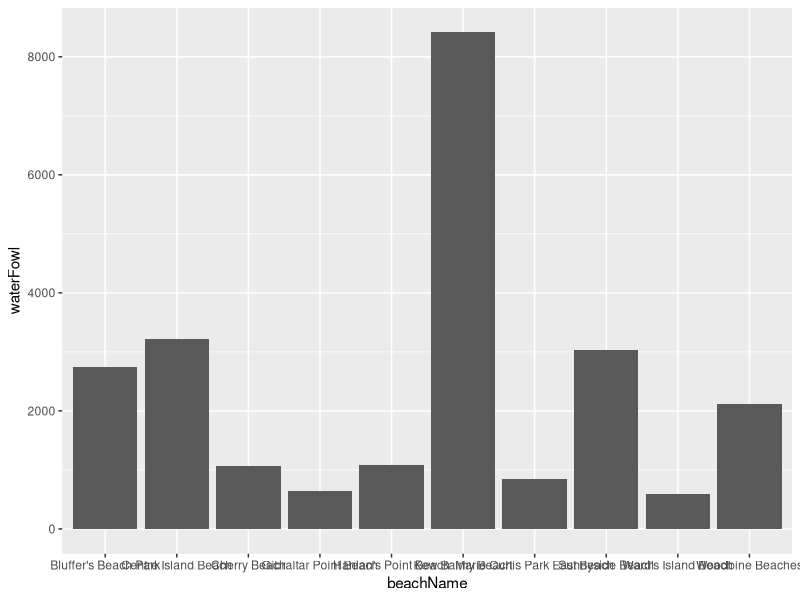
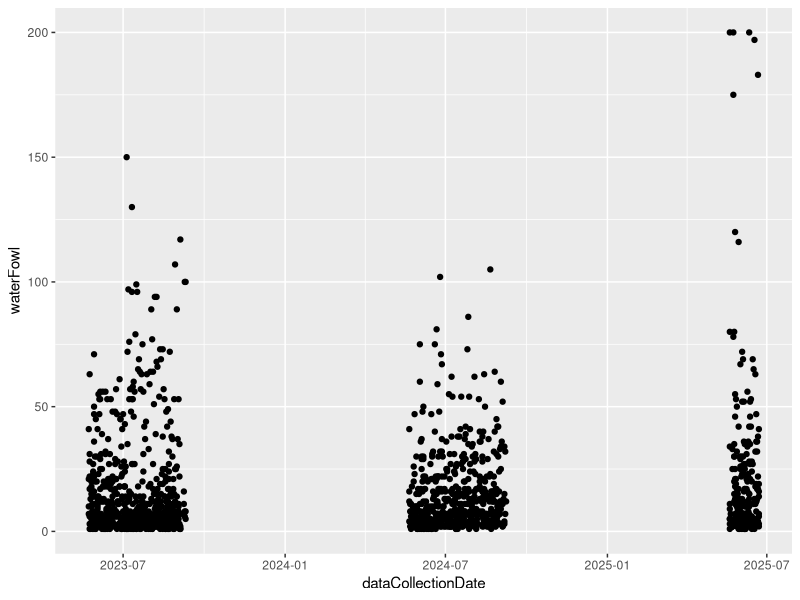
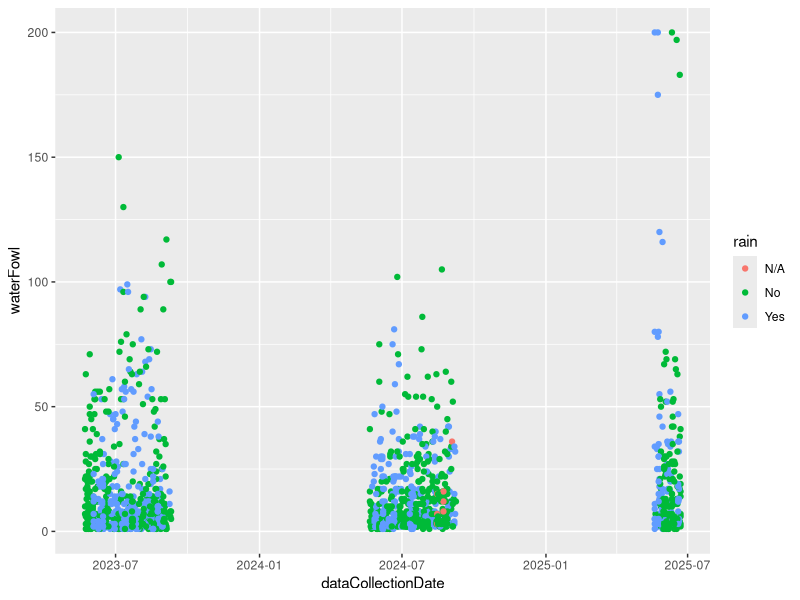
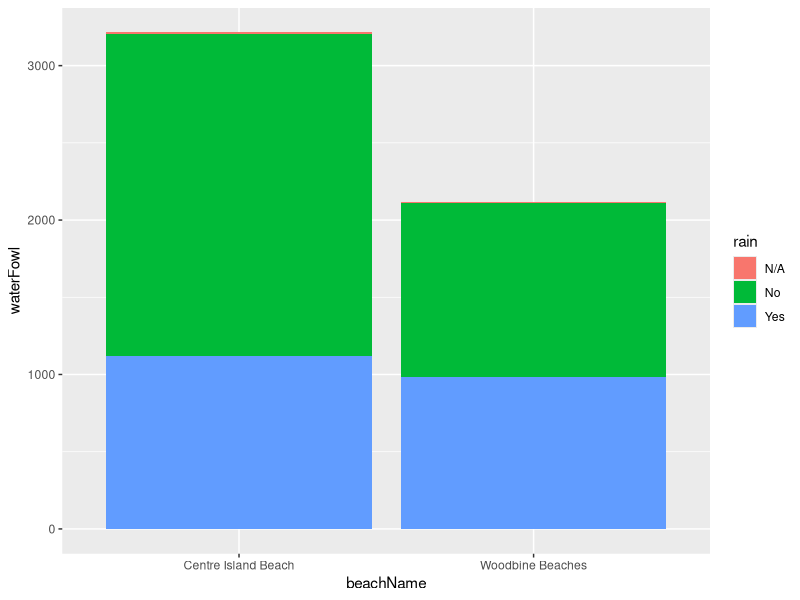
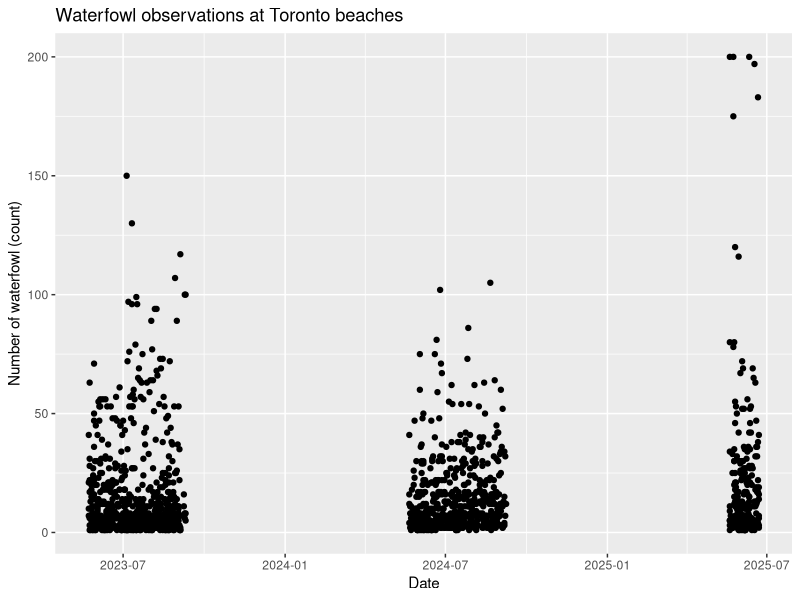
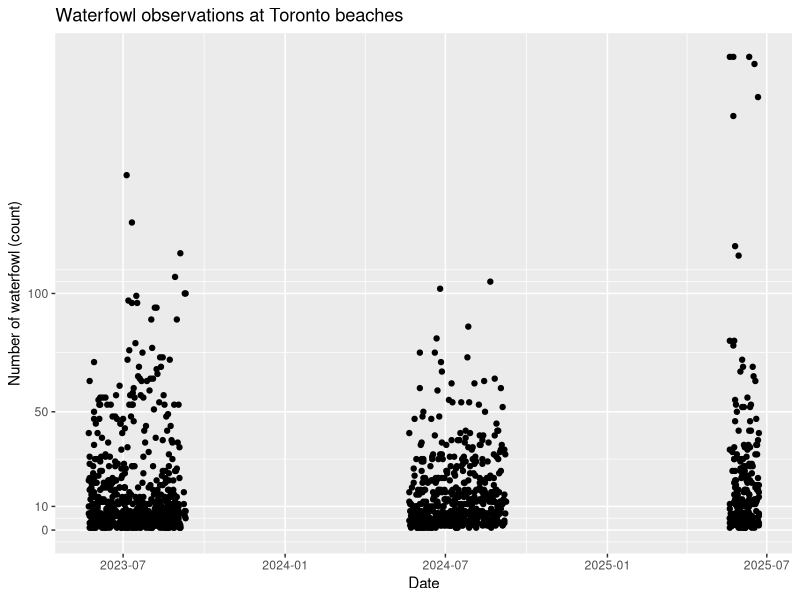
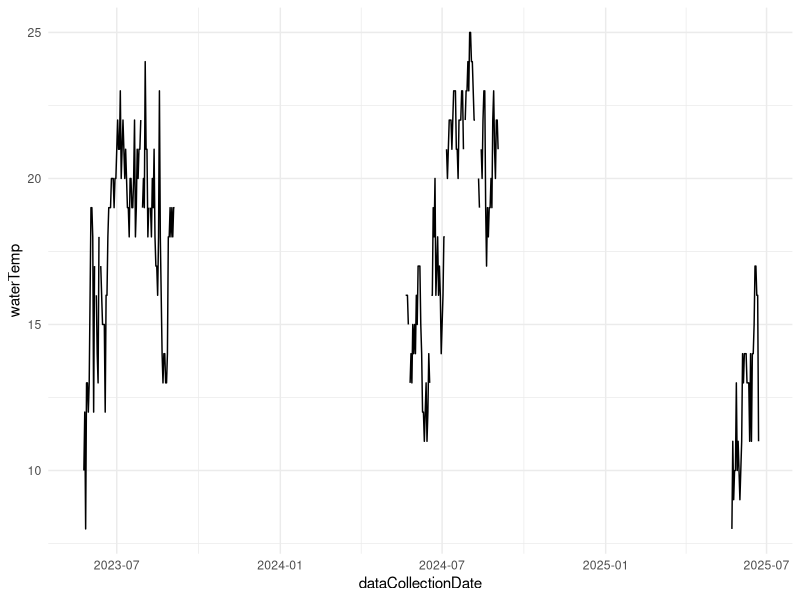
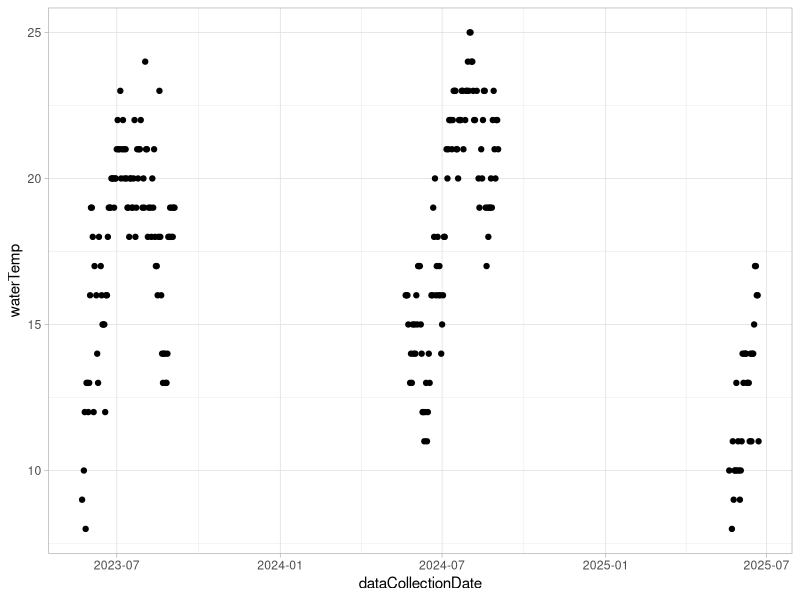

Recreate these plots in R, in order. (Note: this script raises an error after producing the figures.)
## ---- chunk 1
library(tidyverse)
## ---- chunk 2
beaches_obs <- read_csv("../../05_src/slides_data/toronto_beaches_observations.csv")
## ---- chunk 3
ggplot(data = beaches_obs, mapping = aes(x = beachName, y = waterFowl)) +
  geom_col()
## ---- chunk 4
ggplot(data = beaches_obs, mapping = aes(x = dataCollectionDate, y = waterFowl)) +
  geom_point()
## ---- chunk 5
beaches_obs |>
  ggplot(aes(x = dataCollectionDate, y = waterFowl)) +
    geom_point(aes(colour = rain))
## ---- chunk 6
beaches_obs |>
  filter(beachName %in% c("Centre Island Beach", "Woodbine Beaches")) |> 
  ggplot(aes(x = beachName, y = waterFowl)) +
    geom_col(aes(fill = rain))
## ---- chunk 7
beaches_obs |>
  ggplot(aes(x = dataCollectionDate, y = waterFowl)) + 
  geom_point() +
  labs(x = "Date",
       y = "Number of waterfowl (count)",
       title = "Waterfowl observations at Toronto beaches")
## ---- chunk 8
beaches_obs |>
  ggplot(aes(x = dataCollectionDate, y = waterFowl)) + 
  geom_point() +
  labs(x = "Date",
       y = "Number of waterfowl (count)",
       title = "Waterfowl observations at Toronto beaches") +
  scale_y_continuous(breaks = c(0, 10, 50, 100), limits = c(0, 200))
## ---- chunk 9
beaches_obs |>
  filter(beachName == "Centre Island Beach") |> 
  ggplot(aes(x = dataCollectionDate,
             y = waterTemp)) +
  geom_line() +
  theme_minimal()
## ---- chunk 10
beaches_obs |>
  filter(beachName == "Centre Island Beach") |> 
  ggplot(aes(x = dataCollectionDate,
             y = waterTemp)) +
  geom_point() +
  theme_light()
## ---- chunk 11
beaches_obs |>
  filter(beachName == "Centre Island Beach") |> 
  ggplot(aes(x = dataCollectionDate,
             y = waterTemp)) +
  geom_point() +
  geom_line()
## ---- chunk 12
beaches_obs |>
  filter(beachName == "Centre Island Beach") |> 
  ggplot() +
  geom_point(aes(x = dataCollectionDate,
                 y = waterTemp), colour = "red") +
  geom_line(aes(x = dataCollectionDate,
                y = airTemp), colour = "blue") +
  labs(y = "Temperature")
## ---- chunk 13
beaches_obs |>
  filter(beachName == "Centre Island Beach") |>
  select(dataCollectionDate, airTemp, waterTemp) |>
  pivot_longer(cols = c("airTemp", "waterTemp"), names_to = "water_or_air", values_to = "Temperature") |>
  ggplot(aes(x = dataCollectionDate, y = Temperature)) +
    geom_line(aes(colour = water_or_air))
## ---- chunk 14
beaches_obs |>
  filter(beachName %in% c("Centre Island Beach", "Woodbine Beaches")) |> 
  select(beachName, dataCollectionDate, airTemp, waterTemp) |>
  pivot_longer(cols = c("airTemp", "waterTemp"), names_to = "water_or_air", values_to = "Temperature") |>
  ggplot(aes(x = dataCollectionDate, y = Temperature)) +
    geom_line(aes(colour = water_or_air)) +
    facet_wrap(facets = "beachName")
## ---- chunk 15
CES_data |>
  ggplot() +
  geom_bar(aes(x = cps19_votechoice))
## ---- chunk 16
CES_data |>
  ggplot() +
  geom_bar(aes(x = cps19_votechoice)) +
  scale_x_discrete(labels = c(
    "Liberal Party" = "Liberal",
    "Conservative Party" = "Conservative",
    "Bloc Québécois" = "Bloc",
    "Green Party" = "Green",
    "People's Party" = "PPC",
    "Another party" = "Other",
    "Don't know/ Prefer not to answer" = "DK/PNTA")
  )
## ---- chunk 17
CES_data |>
  ggplot() +
  geom_bar(aes(x = factor(cps19_votechoice,
                          levels = c("Liberal Party",
                                     "Conservative Party",
                                     "Bloc Québécois",
                                     "Green Party",
                                     "People's Party",
                                     "Another party",
                                     "Don't know/ Prefer not to answer")))) +
  scale_x_discrete(labels = c(
    "Liberal Party" = "Liberal",
    "Conservative Party" = "Conservative",
    "Bloc Québécois" = "Bloc",
    "Green Party" = "Green",
    "People's Party" = "PPC",
    "Another party" = "Other",
    "Don't know/ Prefer not to answer" = "DK/PNTA")
  )
## ---- chunk 18
CES_data |>
  ggplot() +
  geom_bar(aes(x = factor(cps19_votechoice,
                          levels = c("Liberal Party",
                                     "Conservative Party",
                                     "Bloc Québécois",
                                     "Green Party",
                                     "People's Party",
                                     "Another party",
                                     "Don't know/ Prefer not to answer")),
               fill = cps19_gender)) +
  scale_x_discrete(labels = c(
    "Liberal Party" = "Liberal",
    "Conservative Party" = "Conservative",
    "Bloc Québécois" = "Bloc",
    "Green Party" = "Green",
    "People's Party" = "PPC",
    "Another party" = "Other",
    "Don't know/ Prefer not to answer" = "DK/PNTA"
  ))
## ---- chunk 19
CES_data |>
  ggplot() +
  geom_bar(aes(x = factor(cps19_votechoice,
                          levels = c("Liberal Party",
                                     "Conservative Party",
                                     "Bloc Québécois",
                                     "Green Party",
                                     "People's Party",
                                     "Another party",
                                     "Don't know/ Prefer not to answer")),
               fill = cps19_gender),
           position = "dodge") +
  scale_x_discrete(labels = c(
    "Liberal Party" = "Liberal",
    "Conservative Party" = "Conservative",
    "Bloc Québécois" = "Bloc",
    "Green Party" = "Green",
    "People's Party" = "PPC",
    "Another party" = "Other",
    "Don't know/ Prefer not to answer" = "DK/PNTA"
  ))
## ---- chunk 20
CES_data |>
  ggplot() +
  geom_bar(aes(x = factor(cps19_votechoice,
                          levels = c("Liberal Party",
                                     "Conservative Party",
                                     "Bloc Québécois",
                                     "Green Party",
                                     "People's Party",
                                     "Another party",
                                     "Don't know/ Prefer not to answer")),
               fill = cps19_gender),
           position = "dodge",
           width = 0.5) +
  scale_x_discrete(labels = c(
    "Liberal Party" = "Liberal",
    "Conservative Party" = "Conservative",
    "Bloc Québécois" = "Bloc",
    "Green Party" = "Green",
    "People's Party" = "PPC",
    "Another party" = "Other",
    "Don't know/ Prefer not to answer" = "DK/PNTA"
  ))
## ---- chunk 21
CES_data |>
  ggplot() +
  geom_histogram(aes(x = cps19_party_rating_24))
## ---- chunk 22
CES_data |>
  ggplot() +
  geom_histogram(aes(x = cps19_party_rating_24),
                 bins = 10)
## ---- chunk 23
CES_data |>
  ggplot() +
  geom_histogram(aes(x = cps19_party_rating_24),
                 bins = 10) +
  facet_wrap(facets = "cps19_spend_educ")
## ---- chunk 24
CES_data |>
  ggplot() +
  geom_histogram(aes(x = cps19_party_rating_24),
                 bins = 10) +
  facet_wrap(facets = "cps19_spend_educ",
             nrow = 1)
## ---- chunk 25
CES_data |>
  ggplot() +
  geom_histogram(aes(x = cps19_party_rating_24),
                 bins = 10) +
  facet_wrap(~factor(cps19_spend_educ,
                     levels = c("Spend less",
                                "Spend about the same as now",
                                "Spend more",
                                "Don't know/ Prefer not to answer")),
             nrow = 1)
## ---- chunk 26
CES_data |>
  ggplot() +
  geom_histogram(aes(x = cps19_party_rating_24),
                 bins = 10) +
  facet_wrap(~factor(cps19_spend_educ,
                     levels = c("Spend less",
                                "Spend about the same as now",
                                "Spend more",
                                "Don't know/ Prefer not to answer")),
             nrow = 1) +
  labs(x = "Conservative Party rating",
       y = "Count",
       title = "Views on education spending and the Conservative Party")
## ---- chunk 27
CES_data |>
  ggplot() +
  geom_histogram(aes(x = cps19_party_rating_24),
                 bins = 10) +
  facet_wrap(~factor(cps19_spend_educ,
                     levels = c("Spend less",
                                "Spend about the same as now",
                                "Spend more",
                                "Don't know/ Prefer not to answer")),
             nrow = 1) +
  labs(x = "Conservative Party rating",
       y = "Count",
       title = "Views on education spending and the Conservative Party")
## ---- chunk 28
CES_data |>
  ggplot() +
  geom_point(aes(x = cps19_age,
             y = cps19_Q_TotalDuration))
## ---- chunk 29
CES_data |>
  ggplot() +
  geom_point(aes(x = cps19_age,
             y = cps19_Q_TotalDuration)) +
  scale_y_continuous(limits = c(0,3600))
## ---- chunk 30
CES_data |>
  ggplot() +
  geom_point(aes(x = cps19_age,
             y = cps19_Q_TotalDuration),
         position = "jitter") +
  scale_y_continuous(limits = c(0,3600))
## ---- chunk 31
CES_data |>
  ggplot() +
  geom_point(aes(x = cps19_age,
             y = cps19_Q_TotalDuration),
         position = "jitter",
         size = 0.7) +
  scale_y_continuous(limits = c(0,3600))
## ---- chunk 32
CES_data |>
  ggplot() +
  geom_point(aes(x = cps19_age,
             y = cps19_Q_TotalDuration),
         position = "jitter",
         size = 0.7) +
  scale_y_continuous(limits = c(0,3600)) +
  labs(x = "Age",
       y = "Seconds spent on survey",
       title = "Age and time to complete survey amoung attentive survey-takers")
